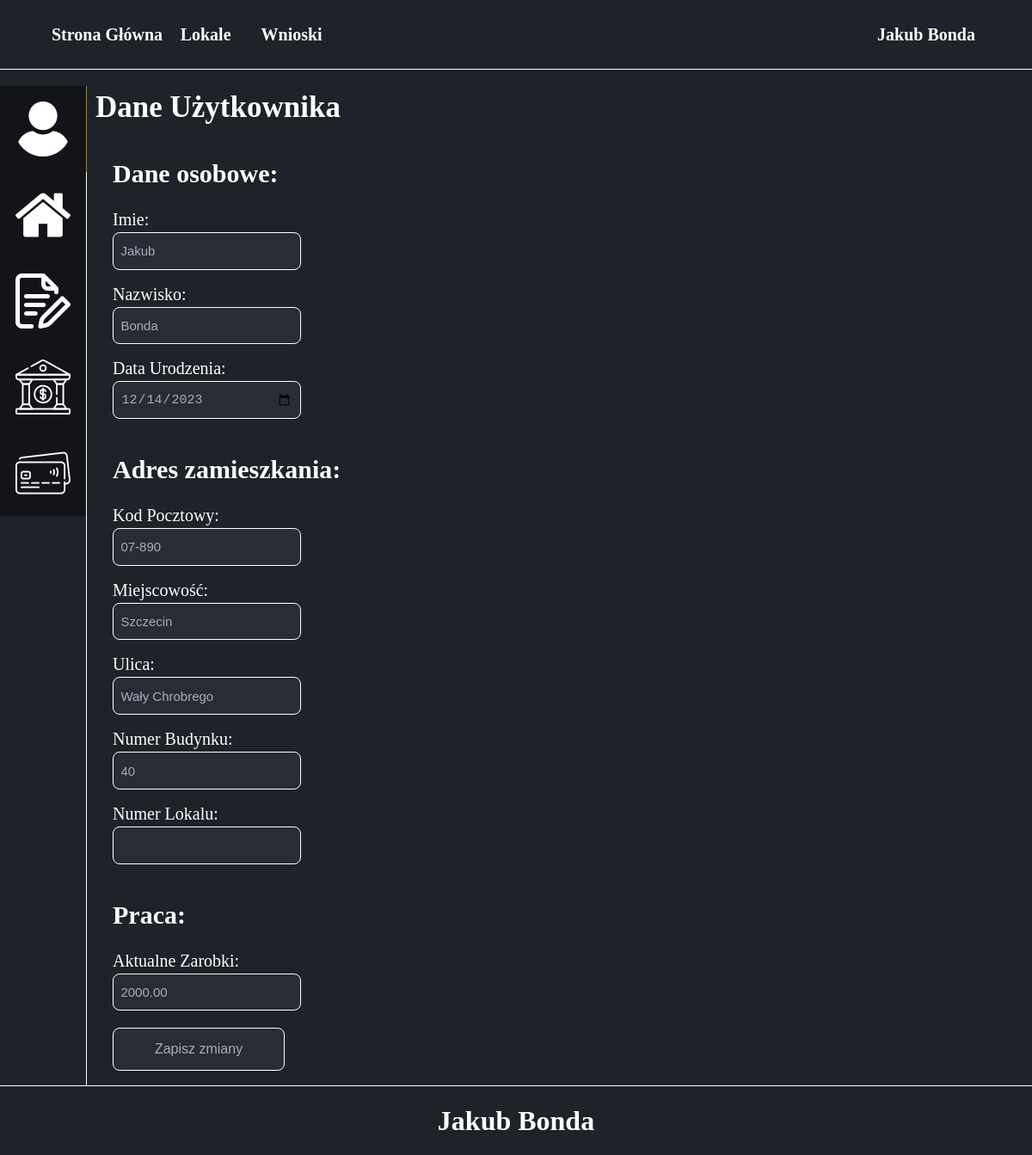
Screenshot of /BiuroWynajmu/Konto/Dane/AktualizacjaDanych/index.php (signed in) with the database file from the repository.
### tables this page shows
CREATE TABLE `uzytkownicy` (
  `ID_Uzytkownika` int(10) UNSIGNED NOT NULL,
  `Email` varchar(255) NOT NULL,
  `Haslo` varchar(255) NOT NULL,
  `Imie` varchar(255) NOT NULL,
  `Nazwisko` varchar(255) NOT NULL,
  `Data_Urodzenia` date DEFAULT NULL,
  `Numer_Telefonu` varchar(15) DEFAULT NULL,
  `ID_Adres_Zamieszkania` int(10) UNSIGNED NOT NULL,
  `Aktualne_Zarobki` decimal(10,2) DEFAULT NULL,
  `Stan_Konta` decimal(10,2) DEFAULT NULL,
  `ID_Roli` int(10) UNSIGNED NOT NULL,
  `Data_Zalozenia_Konta` timestamp NOT NULL DEFAULT current_timestamp(),
  `Data_Modyfikacji` timestamp NOT NULL DEFAULT current_timestamp() ON UPDATE current_timestamp()
);

CREATE TABLE `adresy` (
  `ID_Adres` int(10) UNSIGNED NOT NULL,
  `Kod_Pocztowy` varchar(10) DEFAULT NULL,
  `Miasto` varchar(255) DEFAULT NULL,
  `Ulica` varchar(255) DEFAULT NULL,
  `Numer_Budynku` varchar(10) DEFAULT NULL,
  `Numer_Lokalu` varchar(10) DEFAULT NULL,
  `Data_Modyfikacji` timestamp NOT NULL DEFAULT current_timestamp() ON UPDATE current_timestamp()
);

### BiuroWynajmu/Konto/Dane/AktualizacjaDanych/index.php (the view, shortened to what this page needs)
<!DOCTYPE html>
<html lang="en">
<head>
	 <link rel="stylesheet" type="text/css" href="style/style.css"/>
	 <?php
	require('../../../config.php');
	$conn = new mysqli($host, $user, $password, $database);
	 ?>
</head>
<body>
	<header>
	<div class="navbar">
			<a href="../../../">Strona Główna</a>
			<a href="../../../Lokale/">Lokale</a>
			<a href="../../../Wnioski/">Wnioski</a>
			<div class="dropdown">
				<?php
					if(isset($_SESSION['zalogowany'])&& ($_SESSION['zalogowany']==true)){
						echo '
						<button class="dropbtn">'.$_SESSION['Imie'].' '.$_SESSION['Nazwisko'].'</button>
							<div class="dropdown-content">
								<a href="../">Dane Konta</a>
								<a href="../../WynajeteLokale/">Wyanjęte Lokale</a>
								<a href="../../MojeWnioski/">Moje Wnioski</a>
								<a href="../../MojeKredyty/">Moje Kredyty</a>
								<a href="../../MojeTranzakcje/">Moje Tranzakcje</a>
								<a href="../../Wyloguj/logout.php">Wyloguj Się</a>
							</div>
						';
					}
					else{
						echo '<a href="../../Logowanie/">Zaloguj się</a>';
					}
				?>
			</div>
		</div>
    </header>
	<section>
		<article>
			<div id="PanelDaneOdnosniki">
				<a href="../../Dane" class="activeLink"><img src="../../../obrazki/Konto/user.png"></a>
				<a href="../../WynajeteLokale"><img src="../../../obrazki/Konto/home.png"></a>
				<a href="../../MojeWnioski"><img src="../../../obrazki/Konto/quote-request.png"></a>
				<a href="../../MojeKredyty"><img src="../../../obrazki/Konto/bank.png"></a>
				<a href="../../MojeTranzakcje"><img src="../../../obrazki/Konto/tranzakcja.png"></a>
			</div>
			<div id="PanelDaneDaneUzytkownika">
				<h1>Dane Użytkownika</h1>
				<?php
					$zapytanieNr1 = "SELECT * FROM uzytkownicy INNER JOIN adresy ON uzytkownicy.ID_Adres_Zamieszkania = adresy.ID_Adres WHERE ID_Uzytkownika = ".$_SESSION['ID_Uzytkownika']."";
					$wykoanieniZapytanieNr1 = $conn->query($zapytanieNr1);
					$row = $wykoanieniZapytanieNr1->fetch_object();
				?>
				<form action="aktualizacjaDanych.php" method="post">
					<h2>Dane osobowe:</h2>
					<label for="imie">Imie:</label>
					<input type="text" name="imie" value="<?php echo $row->Imie; ?>">
					<label for="nazwisko">Nazwisko:</label>
					<input type="text" name="nazwisko" value="<?php echo $row->Nazwisko; ?>">
					<label for="data_urodzenia">Data Urodzenia:</label>
					<input type="date" name="data_urodzenia" value="<?php echo $row->Data_Urodzenia; ?>">
					<h2>Adres zamieszkania:</h2>
					<label for="kod_pocztowy">Kod Pocztowy:</label>
					<input type="text" name="kod_pocztowy" value="<?php echo $row->Kod_Pocztowy; ?>">
					<label for="miasto">Miejscowość:</label>
					<input type="text" name="miasto" value="<?php echo $row->Miasto; ?>">
					<label for="ulica">Ulica:</label>
					<input type="text" name="ulica" value="<?php echo $row->Ulica; ?>">
					<label for="numer_budynku">Numer Budynku:</label>
					<input type="number" name="numer_budynku" value="<?php echo $row->Numer_Budynku; ?>">
					<label for="numer_lokalu">Numer Lokalu:</label>
					<input type="number" name="numer_lokalu" value="<?php echo $row->Numer_Lokalu; ?>">
					<h2>Praca:</h2>
					<label for="aktualne_zarobki">Aktualne Zarobki:</label>
					<input type="number" name="aktualne_zarobki" value="<?php echo $row->Aktualne_Zarobki; ?>">
					<input type="submit" value="Zapisz zmiany">
				</form>
			</div>
		</article>
	</section>
	<footer>
        <?php require("../../../stopka.php"); ?>
    </footer>
</body>
</html>

### BiuroWynajmu/Konto/Dane/AktualizacjaDanych/style/style.css (style rules this page uses)
html, body { margin: 0; padding: 0; background-color: rgb(30, 34, 41); }
header { position: fixed; top: 0; margin: 0; width: 100%; height: 80px; border-bottom: 1px solid white; background-color: rgb(30, 34, 41); z-index: 2; }
header .navbar { overflow: hidden; background-color: rgb(30, 34, 41); width: 1200px; margin: auto; display: flex; }
header .navbar a { display: flex; justify-content: center; align-items: center; font-size: 16px; color: white; min-width: 100px; height: 80px; text-decoration: none; font-weight: bold; font-size: 20px; }
header .dropdown { margin-left: auto; overflow: hidden; }
header .dropdown .dropbtn { font-size: 16px; border: none; outline: none; color: white; min-width: 100px; height: 80px; background-color: rgb(30, 34, 41); font-family: inherit; margin: 0; font-weight: bold; font-size: 20px; }
section { margin-top: 100px; min-height: 1000px; z-index: 2; }
article { width: 1200px; margin: auto; display: flex; }
article #PanelDaneOdnosniki { width: 100px; border-right: 1px solid white; }
article #PanelDaneOdnosniki a { display: flex; width: 100px; height: 100px; background-color: rgba(0,0,0,0.4); justify-content: center; align-items: center; border-right: 1px solid white; text-decoration: none; }
article #PanelDaneOdnosniki .activeLink { border-right: 1px solid darkgoldenrod; }
article #PanelDaneDaneUzytkownika { max-width: 1100px; display: flex; flex-wrap: wrap; color: white; flex-direction: column; padding-left: 5px; }
article #PanelDaneDaneUzytkownika h1 { font-size: 35px; font-weight: bold; color: white; margin: 5px; }
article #PanelDaneDaneUzytkownika form { display: flex; flex-direction: column; flex-wrap: nowrap; padding: 10px 25px; color: white; font-size: 20px; }
article #PanelDaneDaneUzytkownika form input[type=text], input[type=email], input[type=number], input[type=date], input[type=password] { font-size: 15px; margin-bottom: 17px; margin-top: 3px; height: 25px; width: 200px; border: 1px solid white; border-radius: 8px; padding: 8.4px; color: rgb(167, 175, 190); caret-color: rgb(167, 175, 190); background: rgb(39, 44, 53); }
article #PanelDaneDaneUzytkownika form input[type=submit] { color: #FFF; outline: 0; width: 200px; height: 50px; font-size: 16px; margin-bottom: 7px; margin-top: 3px; text-align: center; border: 1px solid white; border-radius: 8px; padding: 8.4px; color: rgb(167, 175, 190); caret-color: rgb(167, 175, 190); background: rgb(39, 44, 53); transition-duration: 0.4s; }
footer { width: 100%; height: 80px; border-top: 1px solid white; background-color: rgb(30, 34, 41); margin: auto; display: flex; flex-wrap: wrap; align-items: center; justify-content: center; z-index: 2; }
@media (max-width: 1200px) { header .navbar { width: 90%; } }
@media (max-width: 1200px) { article { width: 100%; } }

### rows the page displays
uzytkownicy: imie "Jakub", nazwisko "Bonda", data_urodzenia "12/14/2023", kod_pocztowy "07-890", miasto "Szczecin", ulica "Wały Chrobrego", numer_budynku "40", aktualne_zarobki "2000.00"

### other values shown
$_SESSION['Imie'] "Jakub"
$_SESSION['Nazwisko'] "Bonda"
